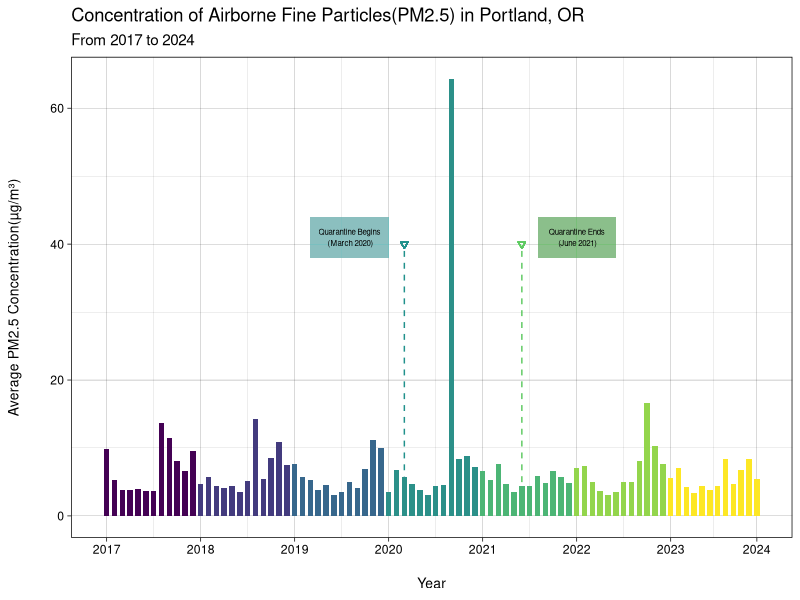

Write R code to recreate this figure.
## ---- chunk 1
library(readr)
library(dplyr)
library(tidyverse)
library(lubridate)
library(reshape2)
library(viridis)
avgAll <- read_csv("data/air_pollutants/avgAll.csv")
glimpse(avgAll)

## ---- chunk 2
ggplot(avgAll,aes(x =month, y = avg_pm2.5, fill=year)) +
  geom_col(width=.7, show.legend = FALSE) +
  scale_fill_viridis_c() +
  scale_x_continuous(breaks = c(1, 13, 25, 37, 49,61,73, 84), 
                     labels = c("1"="2017","13"="2018","25"="2019","37"="2020","49"="2021","61"="2022","73"="2023","84"="2024"))+
  theme_linedraw()+
  labs(title = "Concentration of Airborne Fine Particles(PM2.5) in Portland, OR",
       subtitle="From 2017 to 2024",
       x = "Year",
       y = "Average PM2.5 Concentration(µg/m³)") +
  guides(color = "none")+
  theme(axis.title.y = element_text(size=10,
                                    margin=margin(r=20)), 
        axis.title.x = element_text(size=10,
                                    margin=margin(t=15))) +
  geom_point(aes(x=39,y=40), 
             show.legend = FALSE, 
             color="#21918c", 
             shape=6)+
  annotate("segment", x = 39, xend = 39, y = 39, yend = 5.8, color = "#21918c", linewidth = .5, linetype="dashed") +
  geom_rect(aes(xmin=27, xmax=37, ymin=38, ymax=44 ), 
            fill="#21918c", 
            alpha=0.008)+
  annotate("text", 
           x = 32, 
           y = 41, 
           label = "Quarantine Begins\n (March 2020)", 
           size=2)+
  geom_point(aes(x=54,y=40), 
             show.legend = FALSE, 
             color="#5ec962", 
             shape=6)+
  annotate("segment", x = 54, xend = 54, y = 39, yend = 4.3, color = "#5ec962", linewidth = .5, linetype="dashed") +
  geom_rect(aes(xmin=56, 
                xmax=66, 
                ymin=38, 
                ymax=44 ), 
            fill="#5ec962", 
            alpha=0.008)+
  annotate("text", x = 61, y = 41, 
           label = "Quarantine Ends\n (June 2021)", size=2)
   
